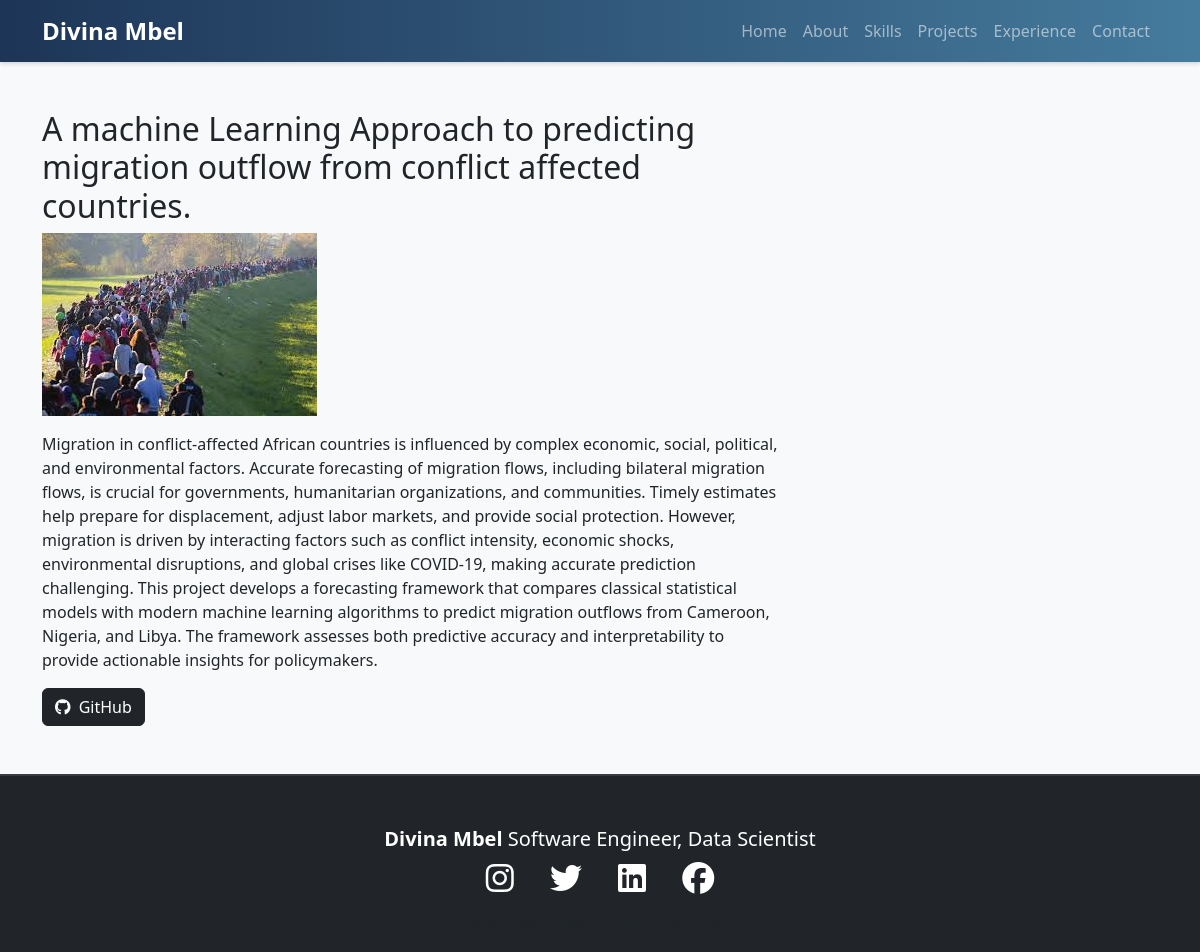
Screenshot of /projects/5/ with the database file from the repository.
### portfolio/models.py (models this page shows, shortened)
class Project(models.Model):
    title = models.CharField(max_length=200)
    description = models.TextField()
    github_url = models.URLField(blank=True, null=True)
    live_url = models.URLField(blank=True, null=True)
    image = models.ImageField(upload_to='projects/', blank=True, null=True)
    created_at = models.DateTimeField(auto_now_add=True)

### portfolio/views.py (the view)
# urls.py: path('projects/<int:pk>/', views.project_detail, name='project_detail'),
def project_detail(request, pk):
    project = get_object_or_404(Project, pk=pk)
    return render(request, 'project_detail.html', {'project': project})

### portfolio/templates/project_detail.html (shortened to what this page needs)
{% extends 'base.html' %}
{% block content %}
<div class="row">
  <div class="col-md-8">
    <h2>{{ project.title }}</h2>
    {% if project.image %}
    <img src="{{ project.image.url }}" class="img-fluid mb-3" alt="{{ project.title }}">
    {% endif %}
    <p>{{ project.description }}</p>
    {% if project.github_url %}
    <a href="{{ project.github_url }}" target="_blank" class="btn btn-dark"><i class="fab fa-github me-1"></i> GitHub</a>
    {% endif %}
  </div>
</div>
{% endblock %}

### portfolio/static/css/style.css (style rules this page uses)
body { font-family: "Inter", system-ui, -apple-system, "Segoe UI", Roboto, "Helvetica Neue", Arial; }
a { text-decoration: none; }

### portfolio/templates/base.html (style rules this page uses)
body { font-family: 'Segoe UI', Tahoma, Geneva, Verdana, sans-serif; }

### rows the page displays
Project: title "A machine Learning Approach to predicting migration outflow from conflict affected countries.", image (picture), description "Migration in conflict-affected African countries is influenced by complex economic, social, political, and environmental factors. Accurate forecasting of migration flows, including bilateral migration flows, is crucial for governments, humanitarian organizations, and communities. Timely estimates help prepare for displacement, adjust labor markets, and provide social protection. However, migration is driven by interacting factors such as conflict intensity, economic shocks, environmental disruptions, and global crises like COVID-19, making accurate prediction challenging. This project develops a forecasting framework that compares classical statistical models with modern machine learning…"
